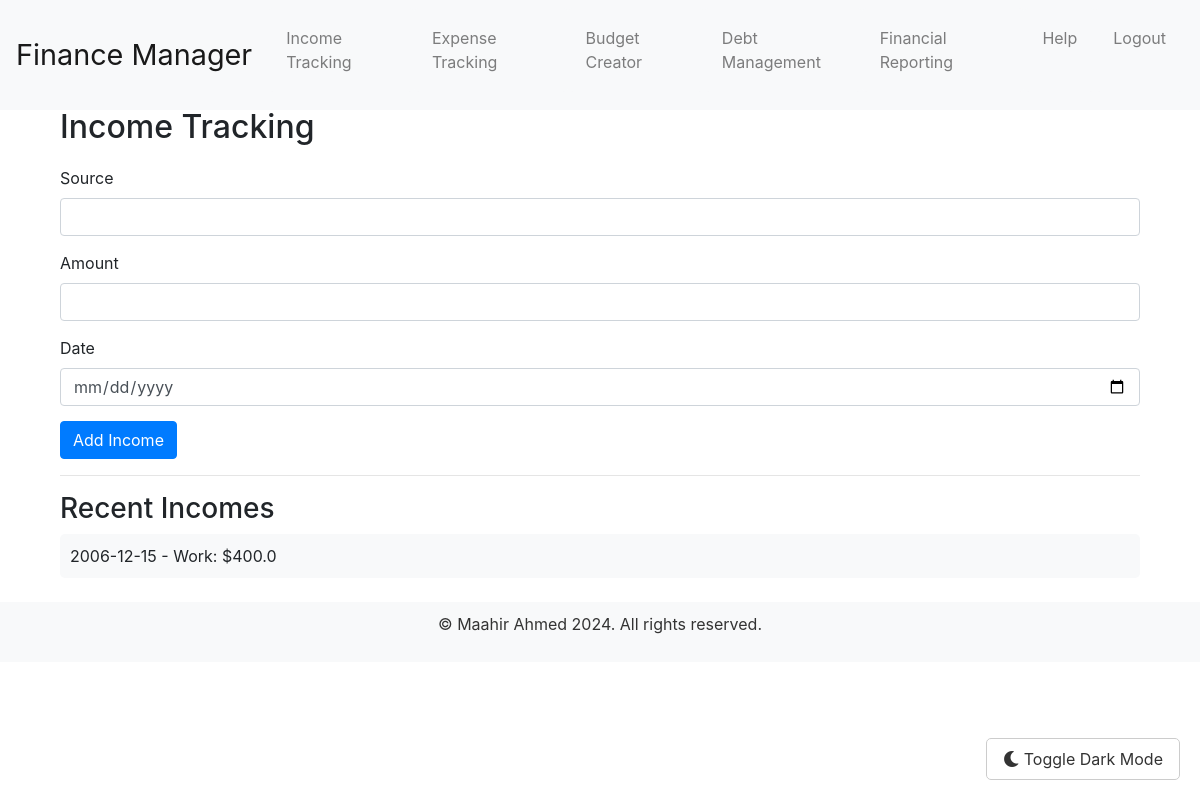
Screenshot of /income (signed in) with the database file from the repository.
### tables this page shows
CREATE TABLE incomes (
                id INTEGER PRIMARY KEY,
                username TEXT,
                source TEXT,
                amount REAL,
                date TEXT
            );

### app.py (the view, shortened to what this page needs)
@app.route('/income', methods=['GET', 'POST'])
def income():
    current_user = get_current_user()
    if not current_user:
        return redirect(url_for('login'))
    c.execute("SELECT source, amount, date FROM incomes WHERE username=? ORDER BY date DESC LIMIT 10", (current_user,))
    incomes = c.fetchall()
    return render_template('income.html', incomes=incomes, current_date=datetime.now().strftime('%Y-%m-%d'))

### app.py (called while the page is built)
def get_current_user():
    return session['username'] if 'username' in session else None

### templates/income.html (shortened to what this page needs)
{% extends "base.html" %}
{% block content %}
<div class="container">
    <h2>Income Tracking</h2>
    <form method="post" action="{{ url_for('income') }}">
        <div class="form-group">
            <label for="source">Source</label>
            <input type="text" class="form-control" id="source" name="source" required>
        </div>
        <div class="form-group">
            <label for="amount">Amount</label>
            <input type="number" step="0.01" class="form-control" id="amount" name="amount" required>
        </div>
        <div class="form-group">
            <label for="date">Date</label>
            <input type="date" class="form-control" id="date" name="date" required>
        </div>
        <button type="submit" class="btn btn-primary">Add Income</button>
    </form>
    <hr>
    <h3>Recent Incomes</h3>
    <ul>
        {% for income in incomes %}
        <li>{{ income[2] }} - {{ income[0] }}: ${{ income[1] }}</li>
        {% endfor %}
    </ul>
</div>
{% endblock %}

### static/css/styles.css (style rules this page uses)
body { padding-top: 60px; transition: background-color 0.3s ease, color 0.3s ease; }
.form-group { margin-bottom: 15px; }
h2 { margin-bottom: 20px; }
ul { list-style-type: none; padding: 0; }
ul li { margin-bottom: 10px; background-color: #f8f9fa; padding: 10px; border-radius: 5px; transition: background-color 0.3s ease, color 0.3s ease; }

### rows the page displays
incomes: date "2006-12-15", source "Work", amount "400.0"
